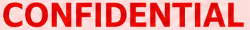
#> input picture scratch/conf_crop.png, 250 x 30 px
$ python -i refined_detector_class.py   (imports and definitions only)   (older library calls are emulated)
#> lines starting #> are read from the running program, lines starting #| are printed output that depends on the picture
"""Refined detector implementation with debug mode and stage reports."""

import os
from typing import List, Dict, Any, Tuple
import cv2
import numpy as np


class TextDetector:
    """CPU-efficient classical text region detector.

    Separates text strokes from document/table lines, prevents over-fragmentation,
    groups characters into complete words, and returns bounding boxes in [top, left, bottom, right] format.
    """

    def __init__(
        self,
        min_area: int = 40,
        min_width: int = 8,
        min_height: int = 7,
        max_width_ratio: float = 0.85,
        max_height_ratio: float = 0.35,
        debug_dir: str = "sample/debug_detector",
    ):
        self.min_area = min_area
        self.min_width = min_width
        self.min_height = min_height
        self.max_width_ratio = max_width_ratio
        self.max_height_ratio = max_height_ratio
        self.debug_dir = debug_dir
        self.last_metrics: Dict[str, int] = {}

    def detect(self, image: np.ndarray, debug: bool = False) -> List[List[int]]:
        """Detect individual text word regions in an image.

        Args:
            image: Input image as numpy array (BGR or Grayscale).
            debug: If True, saves intermediate debug images to self.debug_dir.

        Returns:
            List of bounding boxes: [[top, left, bottom, right], ...] in integer coordinates.
        """
        h_img, w_img = image.shape[:2]
        if h_img == 0 or w_img == 0:
            return []

        # Convert to single channel grayscale
        if len(image.shape) == 3:
            gray = cv2.cvtColor(image, cv2.COLOR_BGR2GRAY)
        else:
            gray = image.copy()

        # Handle cropped single-word images (e.g. from IIIT-5K dataset)
        if h_img <= 80 and w_img <= 350:
            return [[0, 0, int(h_img), int(w_img)]]

        # 1. Edge/gradient magnitude to detect character boundaries
        grad_x = cv2.Sobel(gray, cv2.CV_32F, 1, 0, ksize=3)
        grad_y = cv2.Sobel(gray, cv2.CV_32F, 0, 1, ksize=3)
        grad = cv2.magnitude(grad_x, grad_y)
        grad = cv2.normalize(grad, None, 0, 255, cv2.NORM_MINMAX).astype(np.uint8)

        # 2. Otsu thresholding on gradient map
        _, binary = cv2.threshold(grad, 0, 255, cv2.THRESH_BINARY + cv2.THRESH_OTSU)

        # 3. Detect and remove true document/table grid lines
        # Structural elements must be substantially longer than single characters (I, l, 1, T)
        # to prevent erasing vertical strokes.
        h_kernel_len = max(40, int(w_img * 0.045))
        h_kernel = cv2.getStructuringElement(cv2.MORPH_RECT, (h_kernel_len, 1))
        h_lines = cv2.morphologyEx(binary, cv2.MORPH_OPEN, h_kernel)

        v_kernel_len = max(35, int(h_img * 0.055))
        v_kernel = cv2.getStructuringElement(cv2.MORPH_RECT, (1, v_kernel_len))
        v_lines = cv2.morphologyEx(binary, cv2.MORPH_OPEN, v_kernel)

        lines_mask = cv2.bitwise_or(h_lines, v_lines)
        lines_dilated = cv2.dilate(lines_mask, np.ones((3, 3), np.uint8), iterations=2)

        # Pure text mask free of table borders and page outlines
        text_mask = cv2.bitwise_and(binary, cv2.bitwise_not(lines_dilated))

        # 4. Word-level character grouping
        # Bridges intra-word character strokes while respecting inter-word boundaries
        kw = max(8, min(14, int(w_img * 0.012)))
        kh = max(2, int(h_img * 0.005))
        word_kernel = cv2.getStructuringElement(cv2.MORPH_RECT, (kw, kh))
        connected = cv2.morphologyEx(text_mask, cv2.MORPH_CLOSE, word_kernel)

        # 5. Retrieve contours
        contours, _ = cv2.findContours(connected, cv2.RETR_LIST, cv2.CHAIN_APPROX_SIMPLE)
        num_raw = len(contours)

        # 6. Noise and boundary filtering
        filtered_boxes = []
        for cnt in contours:
            x, y, w, h = cv2.boundingRect(cnt)
            area = w * h

            # Filter noise and page-level borders
            if area < self.min_area or w < self.min_width or h < self.min_height:
                continue
            if w > self.max_width_ratio * w_img or h > self.max_height_ratio * h_img:
                continue
            if y < 3 and h > 0.4 * h_img:
                continue
            if x < 3 and w > 0.4 * w_img:
                continue
            # Filter thin border slivers
            if (w / max(1, h) > 25) or (h / max(1, w) > 15):
                continue

            top = max(0, int(y))
            left = max(0, int(x))
            bottom = min(h_img, int(y + h))
            right = min(w_img, int(x + w))
            filtered_boxes.append([top, left, bottom, right])

        num_filtered = len(filtered_boxes)

        if not filtered_boxes:
            return [[0, 0, int(h_img), int(w_img)]]

        # 7. Merge adjacent fragments on same baseline (adaptive font height tolerance)
        merged_boxes = self._merge_boxes(filtered_boxes)
        num_merged = len(merged_boxes)

        # 8. Adaptive word splitting for wide multi-word regions via 1D vertical projection
        split_boxes = self._split_multi_word_boxes(merged_boxes, text_mask)
        num_final = len(split_boxes)

        # 9. Sort in natural reading order
        sorted_boxes = self._sort_reading_order(split_boxes)

        self.last_metrics = {
            "num_raw": num_raw,
            "num_filtered": num_filtered,
            "num_merged": num_merged,
            "num_final": num_final,
        }

        # Save debug artifacts if requested
        if debug:
            os.makedirs(self.debug_dir, exist_ok=True)
            cv2.imwrite(os.path.join(self.debug_dir, "1_grayscale.png"), gray)
            cv2.imwrite(os.path.join(self.debug_dir, "2_gradient.png"), grad)
            cv2.imwrite(os.path.join(self.debug_dir, "3_binary.png"), binary)
            cv2.imwrite(os.path.join(self.debug_dir, "4_lines_mask.png"), lines_mask)
            cv2.imwrite(os.path.join(self.debug_dir, "5_text_mask.png"), text_mask)
            cv2.imwrite(os.path.join(self.debug_dir, "6_connected.png"), connected)

            vis = image.copy() if len(image.shape) == 3 else cv2.cvtColor(image, cv2.COLOR_GRAY2BGR)
            for idx, (t, l, b, r) in enumerate(sorted_boxes):
                cv2.rectangle(vis, (l, t), (r, b), (0, 255, 0), 1)
                cv2.putText(vis, str(idx), (l, max(12, t - 2)), cv2.FONT_HERSHEY_SIMPLEX, 0.35, (0, 0, 255), 1)
            cv2.imwrite(os.path.join(self.debug_dir, "7_final_boxes.png"), vis)

        return sorted_boxes

    # [120 lines left out: functions _merge_boxes, _split_multi_word_boxes, _sort_reading_order, not called in this run]

>>> import cv2
>>> picture = cv2.imread('conf_crop.png')
#> picture is the input picture: shape (30, 250, 3); mean B, G, R 136.1, 138.4, 243.7
>>> result = TextDetector().detect(picture)
#> in detect, `gray = cv2.cvtColor(image, cv2.COLOR_BGR2GRAY)`:
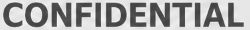
#> gray: shape (30, 250); min 66, max 249, mean 169.6
#> result = [[0, 0, 30, 250]]
